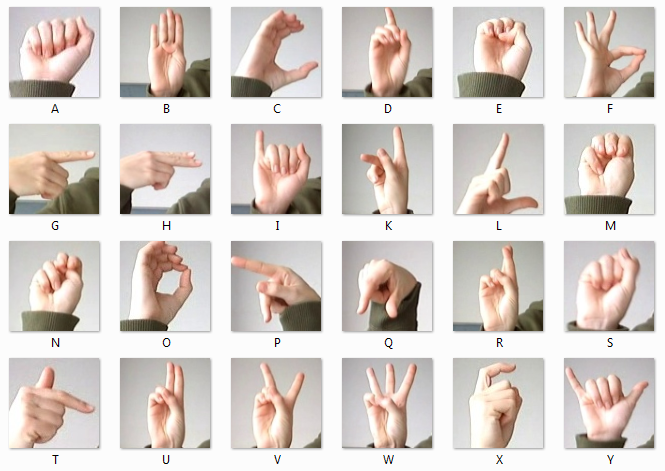
#> input picture amer_sign2.png, 665 x 471 px
$ python -i preprocessing.py   (imports and definitions only)
#> lines starting #> are read from the running program, lines starting #| are printed output that depends on the picture; after the words box and inside, x2 and y2 are one past the last pixel; in counts of white or black regions, pixels touching at a corner belong together
#> further down, picture is the input picture: shape (471, 665, 3); mean B, G, R 201.9, 207.3, 216.2
import cv2
import numpy as np
import mediapipe as mp

def Preprocess(img: cv2.Mat) -> cv2.Mat:
    imgPre = cv2.cvtColor(img, cv2.COLOR_BGR2GRAY)
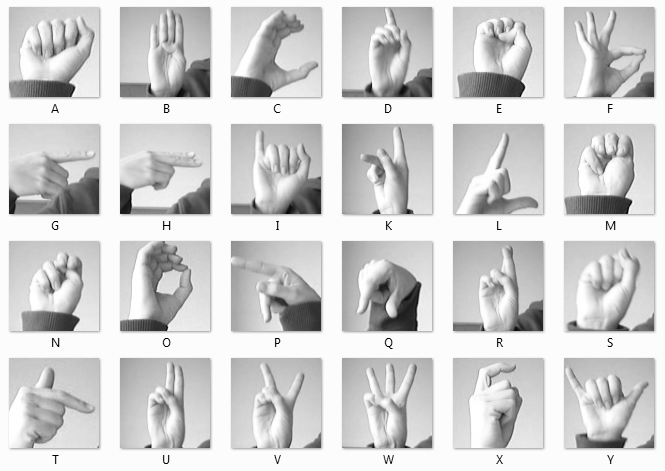
#> imgPre: shape (471, 665); min 0, max 255, mean 209.3
    imgPre = cv2.GaussianBlur(imgPre, (9, 9), 5)
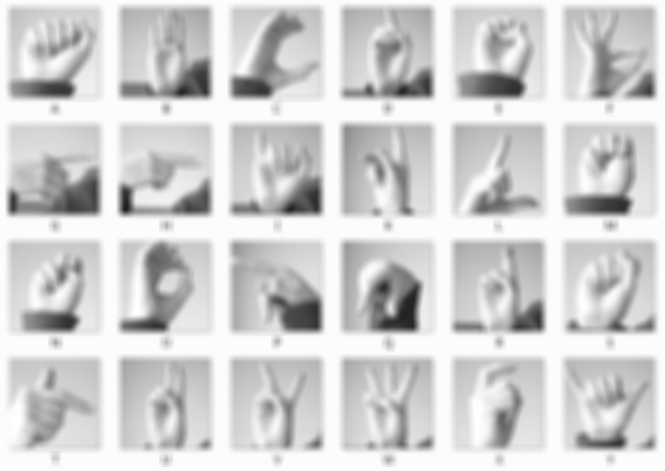
#> imgPre: shape (471, 665); min 30, max 255, mean 209.3
    imgPre = cv2.Canny(imgPre, 25., 75.)
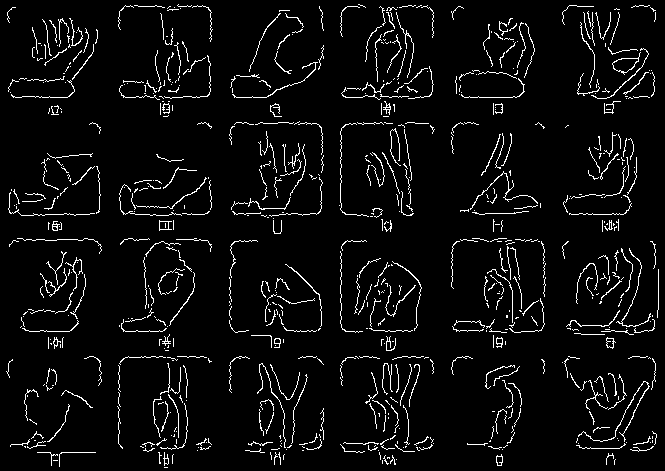
#> imgPre: shape (471, 665); 5% white in thin lines or dots

    cv2.imshow('Mask', imgPre)
    contours, hierarchy = cv2.findContours(imgPre, cv2.RETR_EXTERNAL, cv2.CHAIN_APPROX_SIMPLE)
#> contours = 741 contours, 723 with area under 20; largest, box (x1, y1, x2, y2) and area: (612, 52, 641, 75) 258, (159, 220, 172, 231) 74, (606, 337, 616, 349) 62, (496, 454, 503, 466) 51, (578, 381, 650, 442) 46
    bboxes = list()
    cv2.drawContours(img, contours, -1, (255, 0, 255), 2, 1)
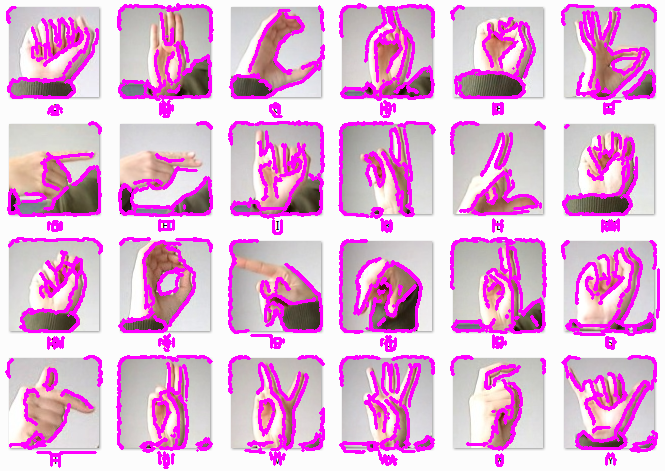
#> img: shape (471, 665, 3); 16.72% of pixels changed, all inside (x1, y1, x2, y2) = (5, 3, 660, 469)
    for contour in contours:
        # area = cv2.contourArea(contour, False)
        # peri = cv2.arcLength(contour, True)
        # poly = cv2.approxPolyDP(contours, .02*peri, True)
        x, y, w, h = cv2.boundingRect(contour)
        cv2.rectangle(img, (x, y), (x+w, y+h), (0, 255, 0), 2)
#> this loop made 741 passes
#> (x, y, w, h) on passes 5 to 7: (396, 459, 1, 1), (387, 457, 3, 2), (390, 455, 6, 10)
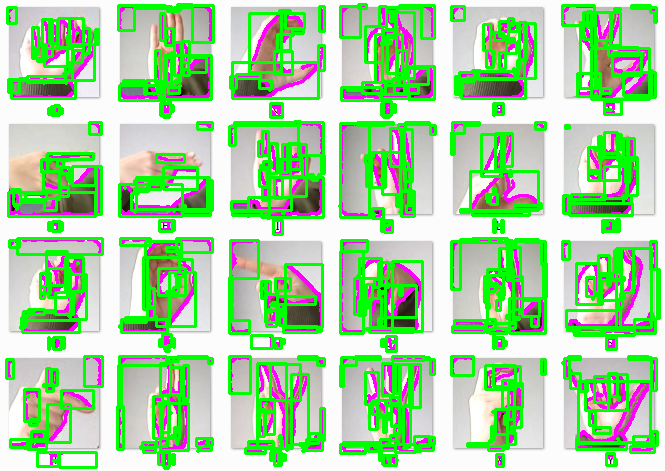
#> img: shape (471, 665, 3); mean B, G, R 163.3, 212.4, 169

    return img

def main():
    capture = cv2.VideoCapture(0)
    img: cv2.Mat
    mp_hands = mp.solutions.hands
    mp_drawing = mp.solutions.drawing_utils
    hand = mp_hands.Hands()

    while(True):
        not_empty, img = capture.read()
        imgRGB = cv2.cvtColor(img, cv2.COLOR_BGR2RGB)

        if not_empty:
            hands = hand.process(imgRGB)
            if hands.multi_hand_landmarks:
                for h in hands.multi_hand_landmarks:
                    coords = np.array(h)
                    mp_drawing.draw_landmarks(img, h, mp_hands.HAND_CONNECTIONS)

        cv2.imshow('Image', img)
        cv2.waitKey(1)

>>> import cv2
>>> picture = cv2.imread('../amer_sign2.png')
>>> result = Preprocess(picture)

$ run again, on amer_sign3.png
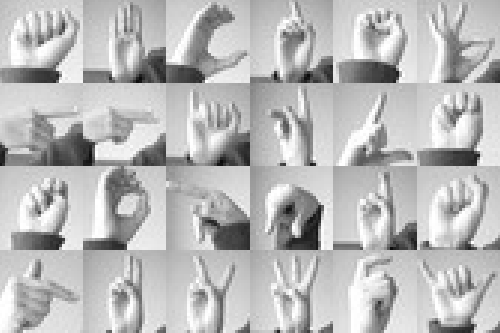
#> input picture amer_sign3.png, 500 x 333 px
#> picture is the input picture: shape (333, 500, 3); min 11, max 255, mean 185.7
#> in Preprocess, `imgPre = cv2.Canny(imgPre, 25., 75.)`:
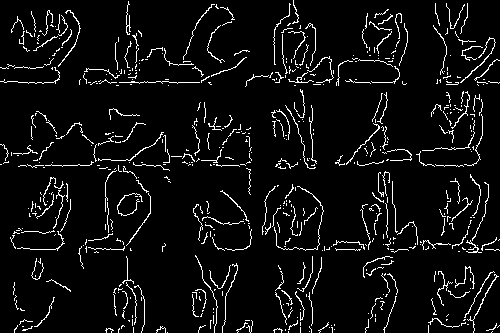
#> imgPre: shape (333, 500); 6% white in thin lines or dots
#> contours = 617 contours, 613 with area under 20; largest, box (x1, y1, x2, y2) and area: (460, 37, 496, 83) 32, (58, 10, 81, 67) 27, (467, 274, 499, 333) 24, (346, 123, 380, 165) 24
#> the loop in Preprocess, `for contour in contours:` made 617 passes
#> (x, y, w, h) on passes 1, 3, 5: (167, 332, 1, 1), (309, 331, 1, 1), (334, 329, 1, 1)
#> after the loop in Preprocess, `for contour in contours:`:
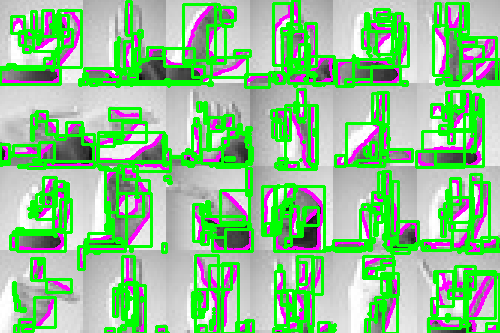
#> img: shape (333, 500, 3); mean B, G, R 141.3, 195.2, 141.3

$ run again, on american_sign_language.PNG
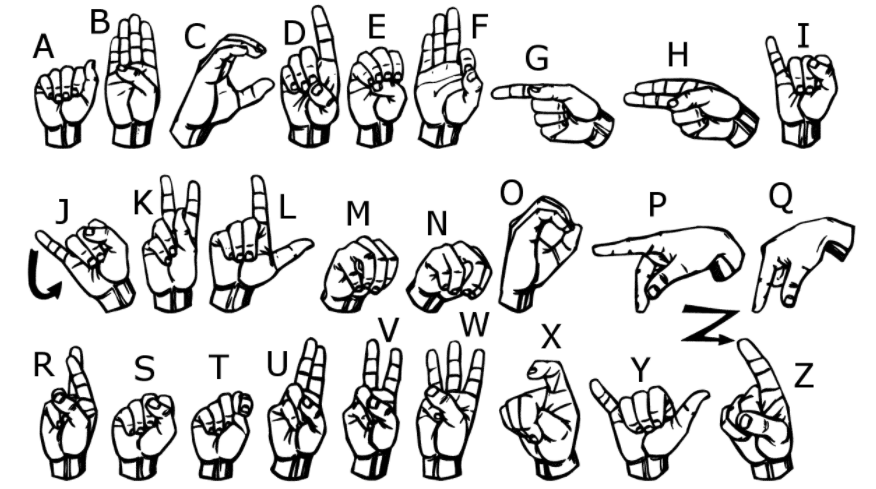
#> input picture american_sign_language.PNG, 876 x 489 px
#> picture is the input picture: shape (489, 876, 3); min 0, max 255, mean 217.1
#> in Preprocess, `imgPre = cv2.Canny(imgPre, 25., 75.)`:
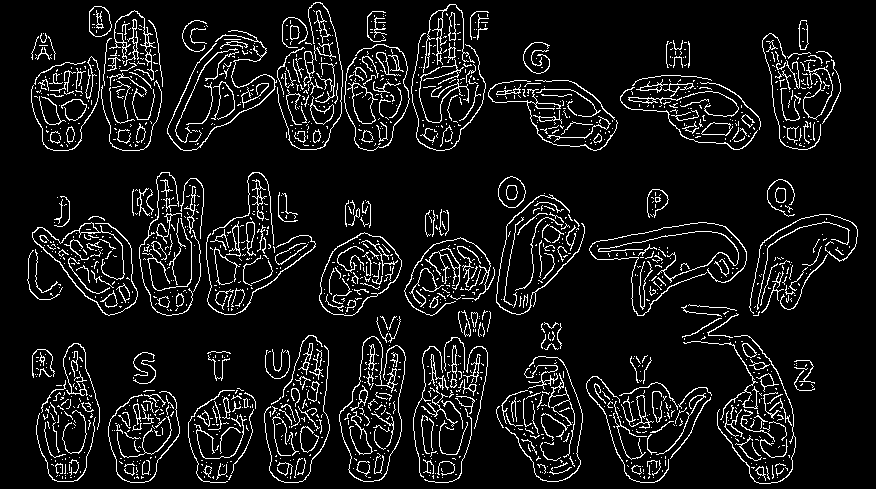
#> imgPre: shape (489, 876); 8.6% white in thin lines or dots
#> contours = 1697 contours, 1585 with area under 20; largest, box (x1, y1, x2, y2) and area: (319, 232, 402, 316) 4570, (347, 82, 378, 124) 643, (498, 176, 526, 208) 640, (89, 6, 112, 37) 548, (310, 96, 334, 125) 286
#> the loop in Preprocess, `for contour in contours:` made 1697 passes
#> (x, y, w, h) on passes 1, 3, 4: (777, 477, 1, 1), (653, 477, 1, 1), (442, 477, 1, 1)
#> after the loop in Preprocess, `for contour in contours:`:
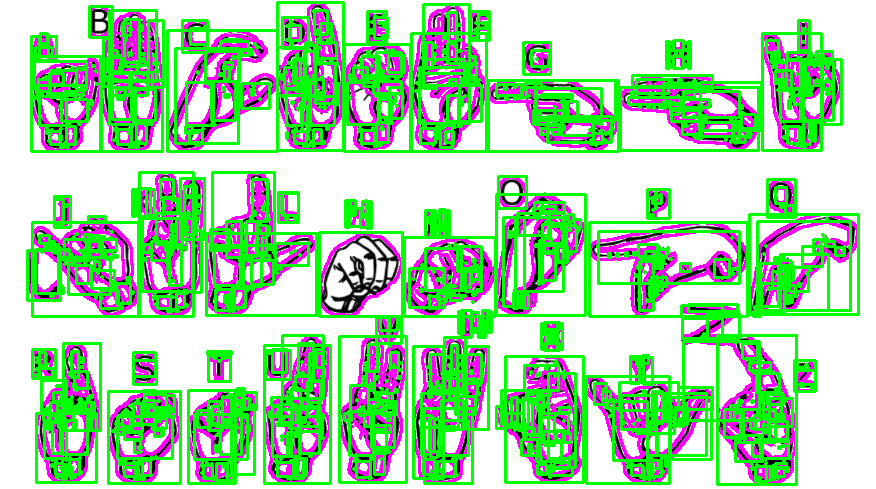
#> img: shape (489, 876, 3); mean B, G, R 169.4, 212.5, 169.4
